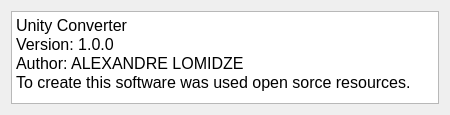
<?xml version="1.0" encoding="UTF-8"?>
<ui version="4.0">
 <class>about</class>
 <widget class="QDialog" name="about">
  <property name="geometry">
   <rect>
    <x>0</x>
    <y>0</y>
    <width>450</width>
    <height>115</height>
   </rect>
  </property>
  <property name="minimumSize">
   <size>
    <width>450</width>
    <height>115</height>
   </size>
  </property>
  <property name="maximumSize">
   <size>
    <width>450</width>
    <height>115</height>
   </size>
  </property>
  <property name="windowTitle">
   <string>About</string>
  </property>
  <property name="windowIcon">
   <iconset resource="imagesource.qrc">
    <normaloff>:/Icons/about.ico</normaloff>:/Icons/about.ico</iconset>
  </property>
  <layout class="QGridLayout" name="gridLayout">
   <item row="0" column="0">
    <widget class="QTextBrowser" name="textBrowser">
     <property name="html">
      <string>&lt;!DOCTYPE HTML PUBLIC &quot;-//W3C//DTD HTML 4.0//EN&quot; &quot;http://www.w3.org/TR/REC-html40/strict.dtd&quot;&gt;
&lt;html&gt;&lt;head&gt;&lt;meta name=&quot;qrichtext&quot; content=&quot;1&quot; /&gt;&lt;style type=&quot;text/css&quot;&gt;
p, li { white-space: pre-wrap; }
&lt;/style&gt;&lt;/head&gt;&lt;body style=&quot; font-family:'Ubuntu'; font-size:11pt; font-weight:400; font-style:normal;&quot;&gt;
&lt;p style=&quot; margin-top:0px; margin-bottom:0px; margin-left:0px; margin-right:0px; -qt-block-indent:0; text-indent:0px;&quot;&gt;&lt;span style=&quot; font-size:12pt;&quot;&gt;Unity Converter &lt;/span&gt;&lt;/p&gt;
&lt;p style=&quot; margin-top:0px; margin-bottom:0px; margin-left:0px; margin-right:0px; -qt-block-indent:0; text-indent:0px;&quot;&gt;&lt;span style=&quot; font-size:12pt;&quot;&gt;Version: 1.0.0&lt;/span&gt;&lt;/p&gt;
&lt;p style=&quot; margin-top:0px; margin-bottom:0px; margin-left:0px; margin-right:0px; -qt-block-indent:0; text-indent:0px;&quot;&gt;&lt;span style=&quot; font-size:12pt;&quot;&gt;Author: ALEXANDRE LOMIDZE&lt;/span&gt;&lt;/p&gt;
&lt;p style=&quot; margin-top:0px; margin-bottom:0px; margin-left:0px; margin-right:0px; -qt-block-indent:0; text-indent:0px;&quot;&gt;&lt;span style=&quot; font-size:12pt;&quot;&gt;To create this software was used open sorce resources.&lt;/span&gt;&lt;/p&gt;&lt;/body&gt;&lt;/html&gt;</string>
     </property>
    </widget>
   </item>
  </layout>
 </widget>
 <resources>
  <include location="imagesource.qrc"/>
 </resources>
 <connections/>
</ui>
